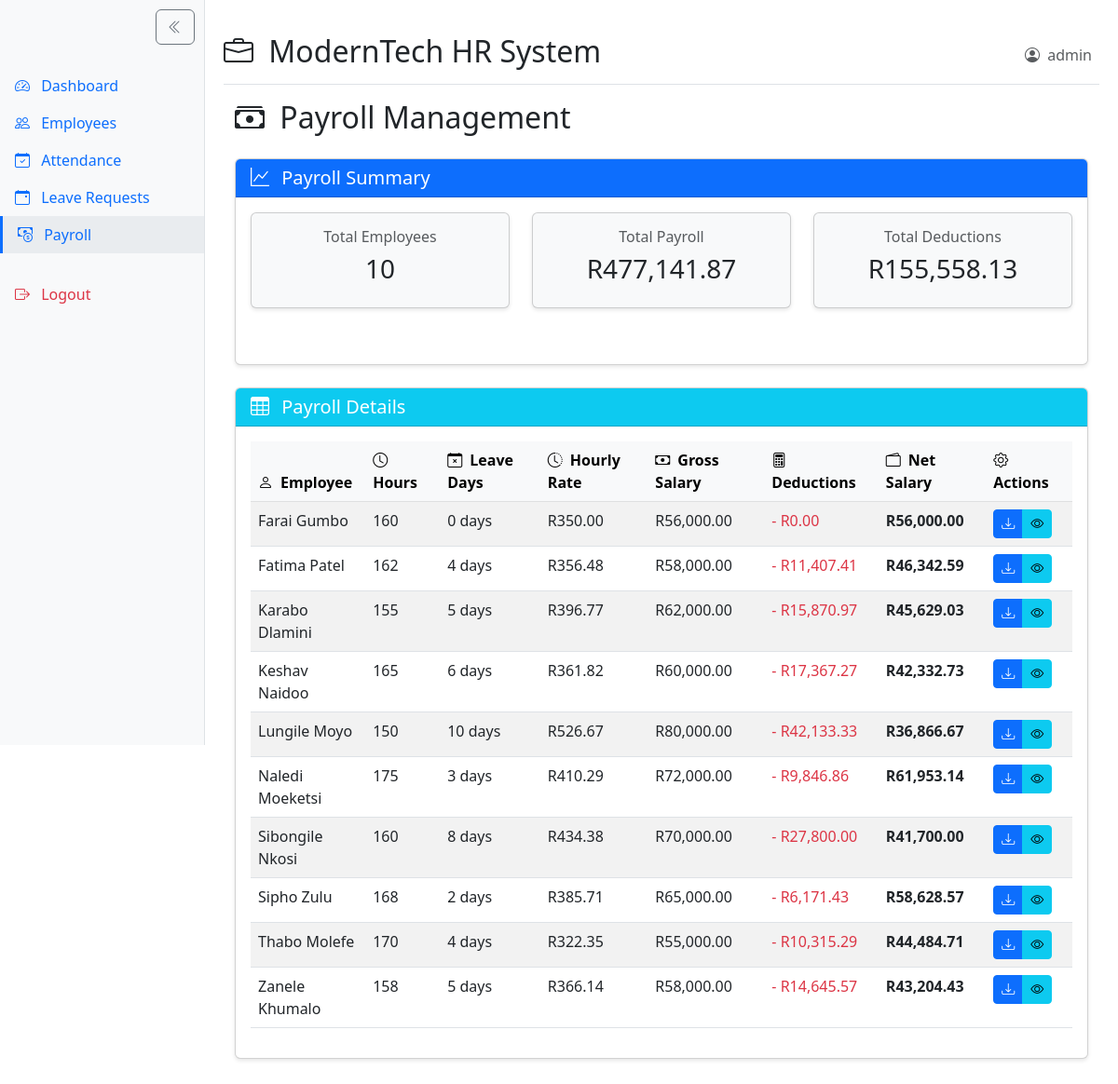
The app's page /payroll.php (signed in) with its own data.
### tables this page shows
CREATE TABLE payroll (
    id INT AUTO_INCREMENT PRIMARY KEY,
    employee_id INT,
    hours_worked DECIMAL(5,2),
    leave_deductions INT,
    final_salary DECIMAL(10,2),
    FOREIGN KEY (employee_id) REFERENCES employees(employee_id) ON DELETE CASCADE
);

CREATE TABLE employees (
    employee_id INT AUTO_INCREMENT PRIMARY KEY,
    name VARCHAR(100) NOT NULL,
    position VARCHAR(100),
    department VARCHAR(50),
    salary DECIMAL(10,2),
    employment_history TEXT,
    contact VARCHAR(100)
);

### payroll.php (the view, shortened to what this page needs)
<?php
require_once 'db.php';
require_once 'header.php';
$employeeId = $_GET['employee_id'] ?? 0;
$employeeName = '';
function calculatePayroll($pdo, $employeeId = 0) {
    if ($employeeId) {
        $sql = "SELECT p.*, e.name, e.salary
                FROM payroll p
                JOIN employees e ON p.employee_id = e.employee_id
                WHERE p.employee_id = ?";
        $stmt = $pdo->prepare($sql);
        $stmt->execute([$employeeId]);
    } else {
        $sql = "SELECT p.*, e.name, e.salary
                FROM payroll p
                JOIN employees e ON p.employee_id = e.employee_id
                ORDER BY e.name";
        $stmt = $pdo->query($sql);
    }
    $results = [];
    while ($row = $stmt->fetch(PDO::FETCH_ASSOC)) {
        $hoursWorked = floatval($row['hours_worked']);
        $hourlyRate = ($hoursWorked > 0) ? ($row['final_salary'] / $hoursWorked) : 0;
        $leaveHours = $row['leave_deductions'] * 8;
        $deductionAmount = $hourlyRate * $leaveHours;
        $netSalary = $row['final_salary'] - $deductionAmount;
        $results[] = [
            'employeeId' => $row['employee_id'],
            'name' => $row['name'],
            'hoursWorked' => $hoursWorked,
            'leaveDeductions' => $row['leave_deductions'],
            'grossSalary' => $row['salary'],
            'hourlyRate' => round($hourlyRate, 2),
            'leaveHours' => $leaveHours,
            'deductionAmount' => round($deductionAmount, 2),
            'netSalary' => round($netSalary, 2)
        ];
    }
    return $results;
}
$payrollData = calculatePayroll($pdo, $employeeId);
?>
<div class="container-fluid">
    <h2 class="mb-4">
        <i class="bi bi-cash-stack me-2"></i>
        Payroll Management <?= $employeeName ? "for {$employeeName}" : '' ?>
    </h2>
    <div class="row mt-4">
        <div class="col-md-12">
            <div class="card mb-4">
                <div class="card-header bg-primary text-white">
                    <h5 class="card-title mb-0">
                        <i class="bi bi-graph-up me-2"></i>
                        Payroll Summary
                    </h5>
                </div>
                <div class="card-body">
                    <?php if (empty($payrollData)): ?>
                        <div class="alert alert-info">
                            <i class="bi bi-info-circle-fill me-2"></i>
                            No payroll data found
                        </div>
                    <?php else: ?>
                        <div class="row mb-4">
                            <div class="col-md-4">
                                <div class="card bg-light">
                                    <div class="card-body text-center">
                                        <h6 class="card-title text-muted">Total Employees</h6>
                                        <h3><?= count($payrollData) ?></h3>
                                    </div>
                                </div>
                            </div>
                            <div class="col-md-4">
                                <div class="card bg-light">
                                    <div class="card-body text-center">
                                        <h6 class="card-title text-muted">Total Payroll</h6>
                                        <h3>R<?= number_format(array_sum(array_column($payrollData, 'netSalary')), 2) ?></h3>
                                    </div>
                                </div>
                            </div>
                            <div class="col-md-4">
                                <div class="card bg-light">
                                    <div class="card-body text-center">
                                        <h6 class="card-title text-muted">Total Deductions</h6>
                                        <h3>R<?= number_format(array_sum(array_column($payrollData, 'deductionAmount')), 2) ?></h3>
                                    </div>
                                </div>
                            </div>
                        </div>
                    <?php endif; ?>
                </div>
            </div>
            <div class="card">
                <div class="card-header bg-info text-white">
                    <h5 class="card-title mb-0">
                        <i class="bi bi-table me-2"></i>
                        Payroll Details
                    </h5>
                </div>
                <div class="card-body">
                    <div class="table-responsive">
                        <table class="table table-striped table-hover">
                            <thead class="table-light">
                                <tr>
                                    <?php if (!$employeeId): ?>
                                        <th><i class="bi bi-person me-2"></i>Employee</th>
                                    <?php endif; ?>
                                    <th><i class="bi bi-clock me-2"></i>Hours</th>
                                    <th><i class="bi bi-calendar-x me-2"></i>Leave Days</th>
                                    <th><i class="bi bi-clock-history me-2"></i>Hourly Rate</th>
                                    <th><i class="bi bi-cash me-2"></i>Gross Salary</th>
                                    <th><i class="bi bi-calculator me-2"></i>Deductions</th>
                                    <th><i class="bi bi-wallet2 me-2"></i>Net Salary</th>
                                    <th><i class="bi bi-gear me-2"></i>Actions</th>
                                </tr>
                            </thead>
                            <tbody>
                                <?php if (empty($payrollData)): ?>
                                    <tr>
                                        <td colspan="<?= $employeeId ? 7 : 8 ?>" class="text-center py-4 text-muted">
                                            <i class="bi bi-cash-coin display-6 d-block mb-2"></i>
                                            No payroll records found
                                        </td>
                                    </tr>
                                <?php else: ?>
                                    <?php foreach ($payrollData as $payroll): ?>
                                        <tr>
                                            <?php if (!$employeeId): ?>
                                                <td><?= htmlspecialchars($payroll['name']) ?></td>
                                            <?php endif; ?>
                                            <td><?= $payroll['hoursWorked'] ?></td>
                                            <td><?= $payroll['leaveDeductions'] ?> days</td>
                                            <td>R<?= number_format($payroll['hourlyRate'], 2) ?></td>
                                            <td>R<?= number_format($payroll['grossSalary'], 2) ?></td>
                                            <td class="text-danger">- R<?= number_format($payroll['deductionAmount'], 2) ?></td>
                                            <td class="fw-bold">R<?= number_format($payroll['netSalary'], 2) ?></td>
                                            <td>
                                                <div class="btn-group btn-group-sm" role="group">
                                                    <a href="generate_payslip.php?employee_id=<?= $payroll['employeeId'] ?>"
                                                       class="btn btn-primary" title="Download Payslip">
                                                        <i class="bi bi-download"></i>
                                                    </a>
                                                    <a href="payroll.php?employee_id=<?= $payroll['employeeId'] ?>"
                                                       class="btn btn-info" title="View Details">
                                                        <i class="bi bi-eye"></i>
                                                    </a>
                                                </div>
                                            </td>
                                        </tr>
                                    <?php endforeach; ?>
                                <?php endif; ?>
                            </tbody>
                        </table>
                    </div>
                </div>
            </div>
        </div>
    </div>
</div>
<?php require_once 'footer.php'; ?>

### style.css (style rules this page uses)
.card { margin-bottom: 20px; box-shadow: 0 2px 4px rgba(0,0,0,0.1); }
.table-responsive { overflow-x: auto; }

### header.php (style rules this page uses)
body { padding-left: 220px; transition: padding 0.3s ease; min-width: 300px; }

### records on screen
payroll: employee.name "Farai Gumbo", hours_worked "160", leave_deductions "0", hourlyRate "350.00", grossSalary "56,000.00", leave_deductions "0.00", netSalary "56,000.00"
payroll: employee.name "Fatima Patel", hours_worked "162", leave_deductions "4", hourlyRate "356.48", employee.salary "58,000.00", deductionAmount "11,407.41", netSalary "46,342.59"
payroll: employee.name "Karabo Dlamini", hours_worked "155", leave_deductions "5", hourlyRate "396.77", employee.salary "62,000.00", deductionAmount "15,870.97", netSalary "45,629.03"
payroll: employee.name "Keshav Naidoo", hours_worked "165", leave_deductions "6", hourlyRate "361.82", employee.salary "60,000.00", deductionAmount "17,367.27", netSalary "42,332.73"
payroll: employee.name "Lungile Moyo", hours_worked "150", leave_deductions "10", hourlyRate "526.67", employee.salary "80,000.00", deductionAmount "42,133.33", netSalary "36,866.67"
payroll: employee.name "Naledi Moeketsi", hours_worked "175", leave_deductions "3", hourlyRate "410.29", employee.salary "72,000.00", deductionAmount "9,846.86", netSalary "61,953.14"
payroll: employee.name "Sibongile Nkosi", hours_worked "160", leave_deductions "8", hourlyRate "434.38", employee.salary "70,000.00", deductionAmount "27,800.00", netSalary "41,700.00"
payroll: employee.name "Sipho Zulu", hours_worked "168", leave_deductions "2", hourlyRate "385.71", employee.salary "65,000.00", deductionAmount "6,171.43", netSalary "58,628.57"
payroll: employee.name "Thabo Molefe", hours_worked "170", leave_deductions "4", hourlyRate "322.35", employee.salary "55,000.00", deductionAmount "10,315.29", netSalary "44,484.71"
payroll: employee.name "Zanele Khumalo", hours_worked "158", leave_deductions "5", hourlyRate "366.14", employee.salary "58,000.00", deductionAmount "14,645.57", netSalary "43,204.43"

### other values on screen
$_SESSION['username'] "admin"
count($payrollData) "10"
array_sum(array_column($payrollData, 'netSalary')) "477,141.87"
array_sum(array_column($payrollData, 'deductionAmount')) "155,558.13"
